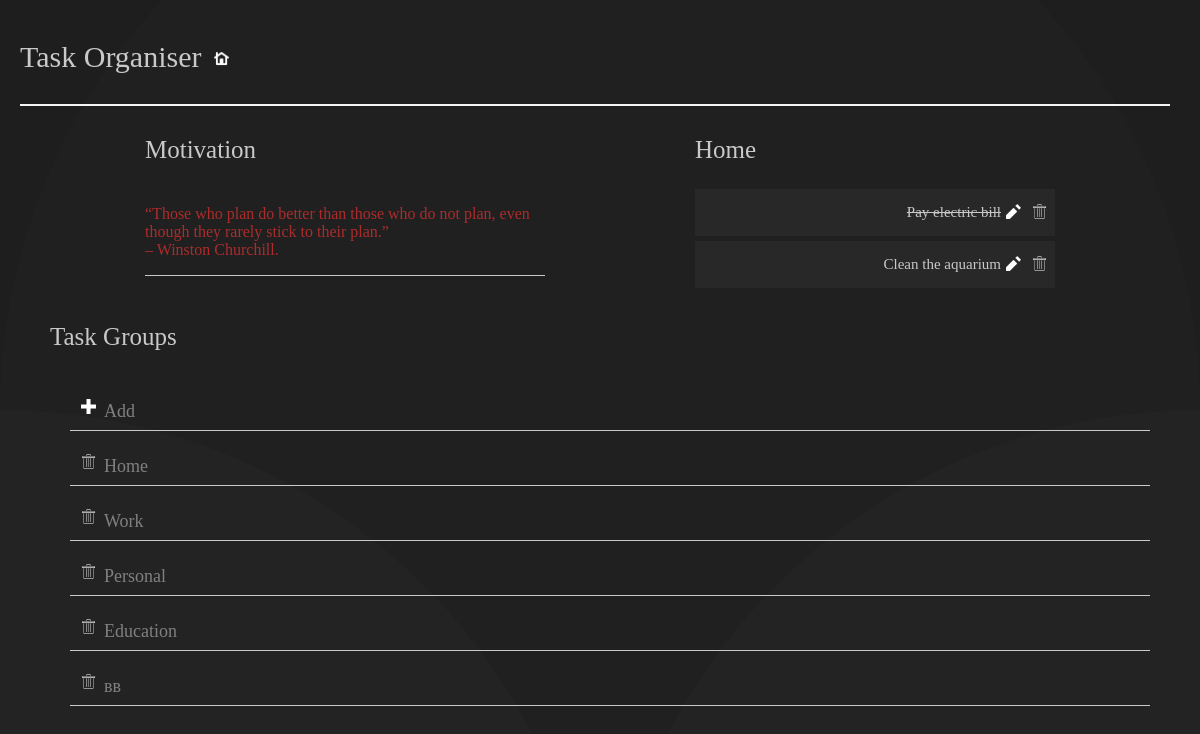
The page /details/Home/ on the database its author committed.
### task_group/models.py (models this page shows, shortened)
class Catagories (models.Model):
    catagories_name = models.CharField(max_length=20,primary_key=True)
    def __str__(self):
        return self.catagories_name

class Task(models.Model):
    Catagories = models.ForeignKey(Catagories,related_name='Task',on_delete=models.CASCADE )
    title = models.CharField(max_length=256)
    created_date = models.DateTimeField(auto_now_add=True)
    done = models.BooleanField(default=False)
    class Meta:
        ordering = ["-created_date"]

### task_group/views.py (the view)
# urls.py: path('details/<str:pk>/', CatagoriesDetailView.as_view(), name='cdetail'),
class CatagoriesDetailView(DetailView):
    context_object_name = 'catagories_detail'
    model = models.Catagories
    template_name = 'task_group/catagories_detail.html'
    def get_context_data(self, **kwargs):
        context = super(CatagoriesDetailView, self).get_context_data(**kwargs)
        context['cat_list'] = Catagories.objects.all()
        print(context)
        return context

### task_group/templates/task_group/catagories_detail.html
{% extends 'task_group/base.html' %}
{% block heading %}
{{catagories_detail.catagories_name}}
{% endblock %}
{% block content %}
{%load static %}
{% for task in catagories_detail.Task.all %}
                <div class="items">
                    <div class="subitem">
                      {% if task.done %}
                       <p class="listitem"><strike  >{{task.title}}</strike></p>
                        {% else %}
                        <p class="listitem">{{task.title}} </p>
                        {% endif %}
                        <a href="/task_update/{{task.pk}}"  class="update"><img src="{% static 'task_group/img/pencil.png' %}" ></a>
                        <a href="/task_delete/{{task.pk}}" ><img src="{% static 'task_group/img/trash.png' %}"></a>
                    </div>
                </div>
{% endfor %}
            </div>
{% endblock %}

### task_group/templates/task_group/base.html (shortened to what this page needs)
{% load static %}
<!DOCTYPE html>
<html lang="en">
<head>
    <link rel="stylesheet" href="{% static 'task_group/css/new.css' %}" type="text/css">
</head>
<body>
    <div class="base">
        <div class="title">
            <p class="title-text">Task Organiser</p>
            <div class="home">
                <a href="{% url 'task_group:tlist' %}" class="icon"><img src="{% static 'task_group/img/home.png' %}"></a>
            </div>
        </div>
        <div class="context">
            <div class="left">
                <p class="left-heading">Motivation</p>
                <div class="motivation">
                    <p>“Those who plan do better than those who do not plan, even though they rarely stick to their plan.”<br> – Winston Churchill. </p>
                </div>
            </div>
            <div class="tasklist">
                <div class="left-heading">
                    <p class="headingtext">{% block heading %} {% endblock%}</p>
                </div>
   {% block content %}
            {% endblock %}
            </div>
            <div class="groups">
                <p class="groups-heading">Task Groups</p>
                <ul>
                    <li><a href="/catagories_create/" ><img src="{% static 'task_group/img/plus.png' %}"></a>Add</li>
                    {% for c in cat_list %}
                    <li>
                        <a href="/catagories_delete/{{c.pk}}" ><img src="{% static 'task_group/img/trash.png' %}"></a><a href="/details/{{c.pk}}" >{{c.catagories_name}}</a>
                    </li>
                  {% endfor %}
                </ul>
            </div>
        </div>
</body>
</html>

### task_group/static/task_group/css/new.css (style rules this page uses)
body { height: 100vh; margin: 10px; backhhground-image: url(https://images.pexels.com/photos/1291515/pexels-photo-1291515.jpeg?auto=compress&cs=tinysrgb&dpr=2&h=650&w=940); background-color: #000000; background-attachment: fixed; position: relative; background-size: cover; background-repeat: no-repeat; background-position: center; font-family: Bahnschrift Light; }
img { margin: 3px; height: 15px; padding-top: 12px; padding-right:5px; }
.title { float: left; position: static; border-bottom: 2px double whitesmoke; margin-right: 20px; margin-left:10px; display: flex; align-items: center; }
.title-text { color: rgb(201, 201, 201); font-size: 30px; font-family: Bahnschrift; }
.home { padding-left: 10px; padding-bottom: 5px; }
.base { display: flex; flex-direction: column; margin-bottom: 40px; }
.context { display: flex; flex-direction: row; justify-content: space-evenly; margin: 5px; justify-items: center; flex-wrap: wrap; align-items: flex-start; }
.left { color: rgb(172, 44, 44); display: flex; flex-direction: column; margin-right: 20px; display: flex; flex-direction: column; }
.left-heading { font-size: 25px; color: rgb(201, 201, 201); }
.motivation { max-width: 400px; font-size: 16px; border-bottom: 1px solid rgb(201, 201, 201); }
.tasklist { min-width: 30vw; display: flex; flex-direction: column; justify-content: center; max-width: 600px; }
.groups { color: gray; padding-left:20px; padding-right:20px; }
a { text-decoration:none; color: gray; }
.groups-heading { font-size: 25px; color: rgb(201, 201, 201); padding-left: 20px; }
li { list-style: none; padding: 8px; margin-right: 20px; font-size: 18px; border-bottom: 1px solid rgb(201, 201, 201); }
.items { display: flex; flex-direction: column; }
.subitem { display: flex; flex-decoration:row; flex-wrap:wrap; background-color: rgba(61, 61, 61, 0.301); margin-bottom: 5px; color: rgb(201, 201, 201); font-size: 15px; justify-content:flex-end; width:100%; }
.listitem { margin-right:2px; margin-left:5px; }

### rows shown on the page
Catagories: catagories_name "Home"
Task: title "Pay electric bill"
Task: title "Clean the aquarium"
Catagories: catagories_name "Work"
Catagories: catagories_name "Personal"
Catagories: catagories_name "Education"
Catagories: catagories_name "вв"
